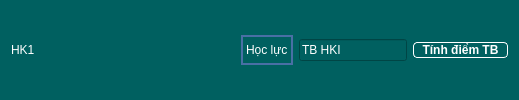
        <widget class="QWidget" name="widget_24" native="true">
         <property name="styleSheet">
          <string notr="true">background-color: rgb(0, 96, 96);
color: rgb(255, 255, 255);</string>
         </property>
         <layout class="QHBoxLayout" name="horizontalLayout_29">
          <item>
           <widget class="QLabel" name="hk_num_2">
            <property name="styleSheet">
             <string notr="true"/>
            </property>
            <property name="text">
             <string>HK1</string>
            </property>
           </widget>
          </item>
          <item>
           <spacer name="horizontalSpacer_33">
            <property name="orientation">
             <enum>Qt::Horizontal</enum>
            </property>
            <property name="sizeHint" stdset="0">
             <size>
              <width>40</width>
              <height>20</height>
             </size>
            </property>
           </spacer>
          </item>
          <item>
           <spacer name="horizontalSpacer_34">
            <property name="orientation">
             <enum>Qt::Horizontal</enum>
            </property>
            <property name="sizeHint" stdset="0">
             <size>
              <width>40</width>
              <height>20</height>
             </size>
            </property>
           </spacer>
          </item>
          <item>
           <spacer name="horizontalSpacer_35">
            <property name="orientation">
             <enum>Qt::Horizontal</enum>
            </property>
            <property name="sizeHint" stdset="0">
             <size>
              <width>40</width>
              <height>20</height>
             </size>
            </property>
           </spacer>
          </item>
          <item>
           <spacer name="horizontalSpacer_36">
            <property name="orientation">
             <enum>Qt::Horizontal</enum>
            </property>
            <property name="sizeHint" stdset="0">
             <size>
              <width>40</width>
              <height>20</height>
             </size>
            </property>
           </spacer>
          </item>
          <item>
           <spacer name="horizontalSpacer_37">
            <property name="orientation">
             <enum>Qt::Horizontal</enum>
            </property>
            <property name="sizeHint" stdset="0">
             <size>
              <width>40</width>
              <height>20</height>
             </size>
            </property>
           </spacer>
          </item>
          <item>
           <widget class="QLabel" name="hoc_luc_2">
            <property name="minimumSize">
             <size>
              <width>0</width>
              <height>30</height>
             </size>
            </property>
            <property name="maximumSize">
             <size>
              <width>16777215</width>
              <height>30</height>
             </size>
            </property>
            <property name="styleSheet">
             <string notr="true">border: 2px solid #4A6FA5;</string>
            </property>
            <property name="text">
             <string>Học lực</string>
            </property>
           </widget>
          </item>
          <item>
           <widget class="QLineEdit" name="tb_term_2">
            <property name="text">
             <string>TB HKI</string>
            </property>
           </widget>
          </item>
          <item>
           <widget class="QPushButton" name="nut_tinh_tb_hk_2">
            <property name="minimumSize">
             <size>
              <width>95</width>
              <height>0</height>
             </size>
            </property>
            <property name="maximumSize">
             <size>
              <width>95</width>
              <height>16777215</height>
             </size>
            </property>
            <property name="font">
             <font>
              <pointsize>9</pointsize>
              <weight>75</weight>
              <bold>true</bold>
             </font>
            </property>
            <property name="styleSheet">
             <string notr="true">    border: 1px solid #ffffff; 
    border-radius: 4px;</string>
            </property>
            <property name="text">
             <string>Tính điểm TB</string>
            </property>
           </widget>
          </item>
         </layout>
        </widget>
